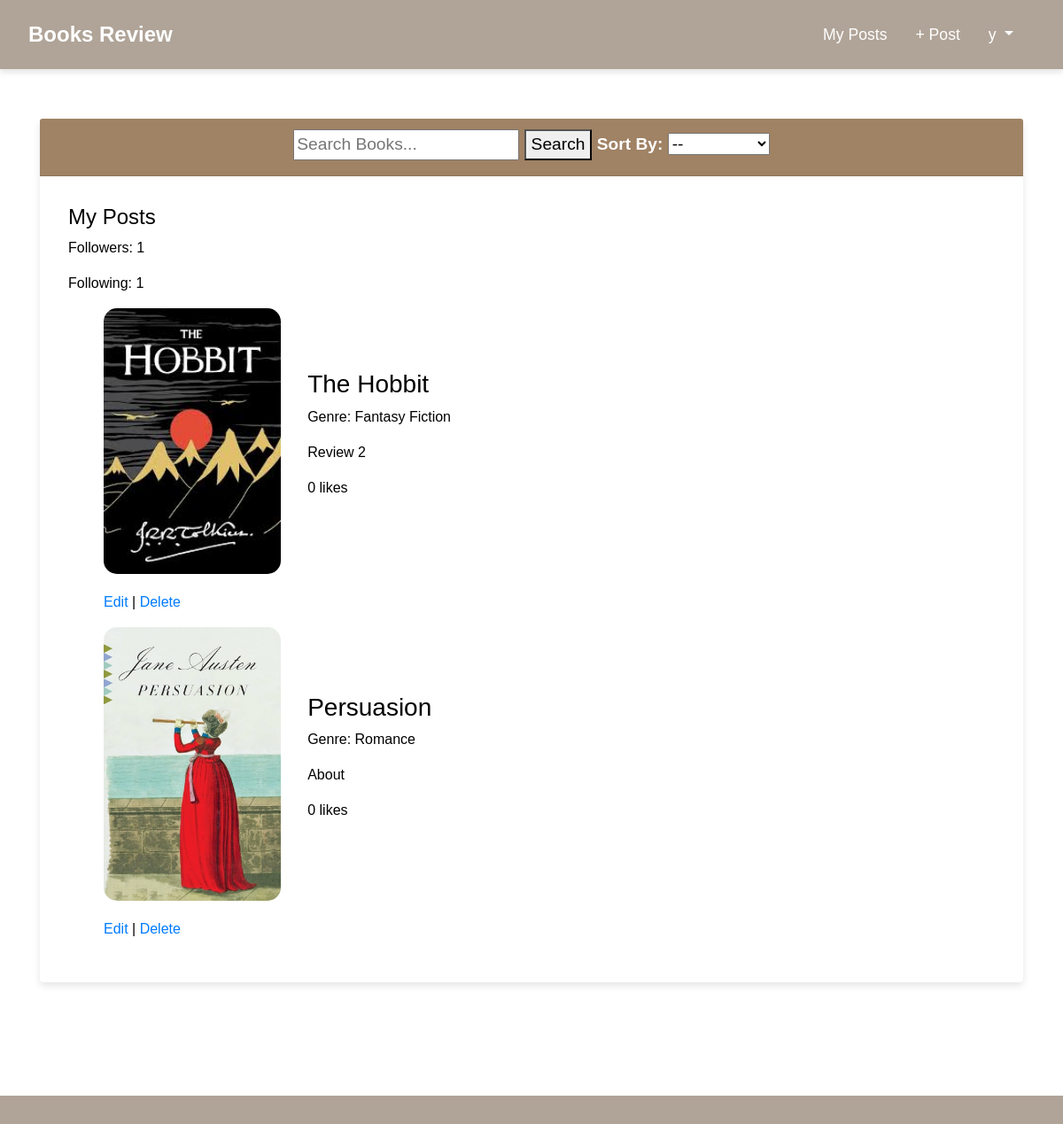
The app's page /posts/myposts/ (signed in) with its own data.
### users/models.py (models this page shows, shortened)
class CustomUser(AbstractUser):
    age = models.PositiveIntegerField(null=True, blank=True)
    following = models.ManyToManyField('self', symmetrical=False, related_name='followers', blank=True)

### posts/models.py (models this page shows, shortened)
class Post(models.Model):
    title = models.CharField(max_length=200)
    author = models.CharField(max_length=255, blank=True, null=True)
    genre = models.CharField(max_length=255, blank=True, null=True)
    date = models.DateTimeField(auto_now_add=True)
    content = models.TextField()
    image = models.ImageField(upload_to='images/', null=True, blank=True)
    created_at = models.DateTimeField(auto_now_add=True)
    likes = models.ManyToManyField(settings.AUTH_USER_MODEL, related_name='liked_posts', blank=True)
    created_by = models.ForeignKey('users.CustomUser', on_delete=models.CASCADE, null=True, blank=True)
    class Meta:
        ordering = ['-created_at']
    def total_likes(self):
        return self.likes.count()

### posts/views.py (the view)
# urls.py: path('myposts/', views.my_posts, name='my_posts'),
@login_required
def my_posts(request):
    user_posts = Post.objects.filter(created_by=request.user)
    context = {
        'posts': user_posts,
        'followers_count': request.user.followers.count(),
        'following_count': request.user.following.count(),
    }
    return render(request, 'my_posts.html', context)

### templates/my_posts.html (shortened to what this page needs)
{% extends 'base.html' %}
{% block content %}
    <h4>My Posts</h4>
    <p>Followers: {{ followers_count }}</p>
    <p>Following: {{ following_count }}</p>
    <ul>
        {% for post in posts %}
            <li style="display: flex; align-items: center; margin-bottom: 20px;">
                <img style='width: 200px; border-radius: 15px;' src="{{ post.image.url }}" alt="{{ post.title }}" width="300px" style="margin-right: 20px;">
                <div style="padding: 3%;">
                    <h3>{{ post.title }}</h3>
                    <p>Genre: {{ post.genre }}</p>
                    <p>{{ post.content }}</p>
                    <p>{{ post.total_likes }} likes</p>
                </div>
            </li>
            <div>
                <p><a href="{% url 'post_edit' post.pk %}">Edit</a> |
                    <a href="{% url 'post_delete' post.pk %}">Delete</a></p>
            </div>
        {% empty %}
            <p>You haven't posted anything yet.</p>
        {% endfor %}
    </ul>
{% endblock content %}

### templates/base.html (shortened to what this page needs)
<!doctype html>
<html lang="en">
    <head>
        <link rel="stylesheet"
        href="https://stackpath.bootstrapcdn.com/bootstrap/4.1.3/css/bootstrap.min.css"
>
    </head>
    <body>
        <nav class="navbar navbar-expand-md navbar-dark mb-4">
            <a class="navbar-brand" href="{% url 'home' %}">Books Review</a>
            <div class="collapse navbar-collapse" id="navbarCollapse">
                    {% if user.is_authenticated %}
                        <ul class="navbar-nav ml-auto">
                            <li>
                                <a class="nav-link" href="{% url 'my_posts' %}">My Posts</a>
                            </li>
                            <li class="nav-item">
                                <a class="nav-link" href="{% url 'upload' %}">+ Post</a>
                            </li>
                            <li class="nav-item dropdown">
                                <a class="nav-link dropdown-toggle" href="#" id="userMenu" data-toggle="dropdown" aria-haspopup="true" aria-expanded="false">
                                    {{ user.username }}
                                </a>
                            </li>
                        </ul>
                    {% endif %}
            </div>
        </nav>
            <div class="container">
                <div class="card">
                    <div class="card-header">
                        {% if user.is_authenticated %}
                            <form method="GET" action="{% url 'home' %}">
                                <input type="text" name="search" placeholder="Search Books..." value="{{ search_query }}">
                                <button type="submit">Search</button>
                                <label for="sort">Sort By:</label>
                                <select name="sort" id="sort" onchange="this.form.submit()">
                                    <option value="" {% if not sort_by %}selected{% endif %}>--</option>
                                </select>
                            </form>
                        {% endif %}
                    </div>
                    <div class="card-body">
                        {% block content %}
                        {% endblock content %}
                    </div>
                </div>
            </div>
        <footer class="footer">
        </footer>
    </body>
</html>

### templates/base.html (style rules this page uses)
body { background-color: #ffffff; color: #1c8585; font-family: 'Arial', sans-serif; }
.navbar { background-color: #b0a498; padding: 1rem 2rem; box-shadow: 0px 4px 6px rgba(0, 0, 0, 0.1); }
.navbar-brand { font-weight: bold; font-size: 1.5rem; color: #ffffff !important; }
.nav-link, .dropdown-toggle { color: #ffffff !important; margin-right: 1rem; font-size: 1.1rem; }
.container { padding-top: 2rem; padding-bottom: 2rem; }
.card { border: none; box-shadow: 0px 4px 8px rgba(0, 0, 0, 0.1); margin-bottom: 2rem; }
.card-header { background-color: #a08264; color: #ffffff; font-weight: bold; font-size: 1.2rem; text-align: center; }
.card-body { padding: 2rem; font-size: 1rem; color: #000000; }
.footer { background-color: #b0a498; color: #ffffff; padding: 1rem 0; text-align: center; margin-top: 4rem; }

### records on screen
CustomUser: username "y"
Post: image (picture), title "The Hobbit", genre "Fantasy Fiction", content "Review 2", total_likes "0"
Post: image (picture), title "Persuasion", genre "Romance", content "About", total_likes "0"

### other values on screen
{{ followers_count }} "1"
{{ following_count }} "1"
